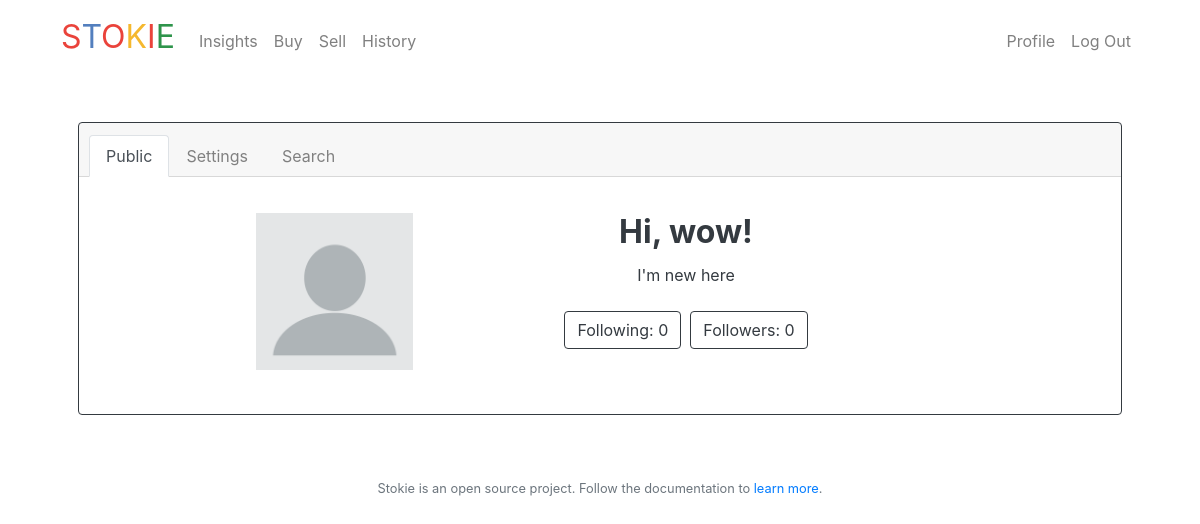
The page /profile (signed in) on the database as committed earlier.
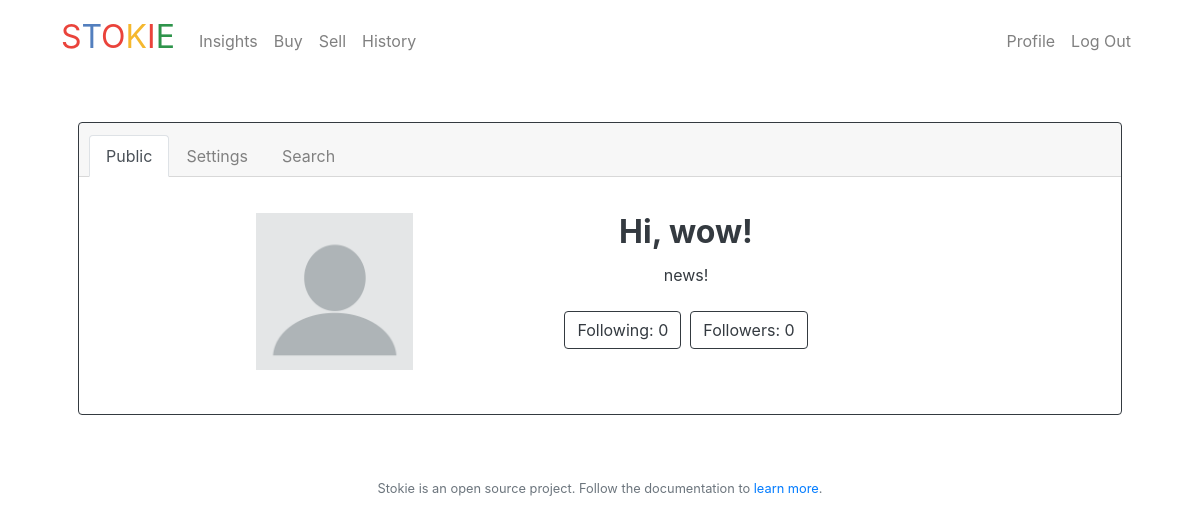
The same page on the database as committed later.
### tables this page shows
CREATE TABLE "users" ('id' INTEGER PRIMARY KEY AUTOINCREMENT NOT NULL, 'username' TEXT NOT NULL, 'hash' TEXT NOT NULL, 'cash' NUMERIC NOT NULL DEFAULT 10000.00, 'wealth' NUMERIC NOT NULL DEFAULT 10000.00, 'bio' TEXT, 'dp' TEXT NOT NULL DEFAULT 'png', 'email' TEXT, 'phone' TEXT);

### app.py (the view, shortened to what this page needs)
@app.route("/profile", methods=["GET", "POST"])
@login_required
def profile():
    userInfo = UserInfo()[0]
    dp = "static/dp/" + userInfo['username'] + "." + userInfo['dp']
    if not os.path.exists(dp):
        dp = "../static/dp/"+"default.png"
    else:
        dp = "../static/dp/" + userInfo['username'] + "." + userInfo['dp']
    if request.method == "GET":
        return render_template("my_profile.html", userInfo=userInfo, dp=dp)

### app.py (called while the page is built)
@app.after_request
def after_request(response):
    response.headers["Cache-Control"] = "no-cache, no-store, must-revalidate"
    response.headers["Expires"] = 0
    response.headers["Pragma"] = "no-cache"
    return response

def UserInfo():
    user_id_info = db.execute("SELECT * FROM users WHERE id = :id", id = session["user_id"])
    return user_id_info

### src/helpers.py (called while the page is built)
def login_required(f):
    @wraps(f)
    def decorated_function(*args, **kwargs):
        if session.get("user_id") is None:
            return redirect("/login")
        return f(*args, **kwargs)
    return decorated_function

### templates/my_profile.html (shortened to what this page needs)
{% extends "layout.html" %}
{% block main %}
        <div class="card border-dark mb-3 text-center">
            <div class="card-header">
              <ul class="nav nav-tabs card-header-tabs"  id="profile-list" role="tablist">
                <li class="nav-item">
                    {% if method is defined %}
                    <a class="nav-link" href="#public" role="tab" aria-controls="public" aria-selected="false">Public</a>
                    {% else %}
                    <a class="nav-link active" href="#public" role="tab" aria-controls="public" aria-selected="true">Public</a>
                    {% endif %}
                </li>
                <li class="nav-item">
                  <a class="nav-link" href="#settings" role="tab" aria-controls="settings" aria-selected="false">Settings</a>
                </li>
                <li class="nav-item">
                    {% if method is defined %}
                        <a class="nav-link active" href="#search" role="tab" aria-controls="search" aria-selected="true">Search</a>
                    {% else %}
                        <a class="nav-link" href="#search" role="tab" aria-controls="search" aria-selected="false">Search</a>
                    {% endif %}
                </li>
              </ul>
            </div>
            <div class="card-body text-dark">
                <div class="tab-content mt-3">
                    {% if method is defined %}
                    <div class="tab-pane" id="public" role="tabpanel" aria-labelledby="public-tab">
                    {% else %}
                    <div class="tab-pane active" id="public" role="tabpanel" aria-labelledby="public-tab">
                    {% endif %}
                        <div class="row">
                            <div class="col-4" style="text-align: right;">
                                <img src="{{ dp }}" style="max-width:50%; max-height:auto" alt="Profile Picture"><br /><br />
                            </div>
                            <div class="col-6">
                                <h2 class="card-title"><strong>Hi, {{ userInfo["username"] }}!</strong></h2>
                                <p class="card-text" style="text-align: center;">
                                    {{ userInfo["bio"] }}
                                <br /><br /><a href="" class="btn btn-outline-dark">Following: 0</a>&nbsp;
                                <a href="" class="btn btn-outline-dark">Followers: 0</a>
                                </p>
                            </div>
                        </div>
                    </div>
            </div>
          </div>
          </div>
{% endblock %}
{% block footer %}
<footer class="small text-center text-muted">
Stokie is an open source project. Follow the documentation to <a href="https://github.com/shridpant/stockie" target="_blank">learn more</a>.</p>
</footer>
{% endblock %}

### templates/layout.html (shortened to what this page needs)
<!DOCTYPE html>
<html lang="en">
    <head>
        <link href="https://maxcdn.bootstrapcdn.com/bootstrap/4.1.3/css/bootstrap.min.css" rel="stylesheet">
        <link href="/static/styles.css" rel="stylesheet">
    </head>
    <body>
    <div class="container">
        <nav class="navbar navbar-expand-md" style="background-color: transparent;">
            <a class="navbar-brand" href="/"><span class="red">S</span><span class="blue">T</span><span class="red">O</span><span class="yellow">K</span><span class="red">I</span><span class="green">E</span></a>
            <div class="collapse navbar-collapse" id="navbar">
                {% if session.user_id %}
                    <ul class="navbar-nav mr-auto mt-2">
                        <li class="nav-item"><a class="nav-link" href="/insights">Insights</a></li>
                        <li class="nav-item"><a class="nav-link" href="/buy">Buy</a></li>
                        <li class="nav-item"><a class="nav-link" href="/sell">Sell</a></li>
                        <li class="nav-item"><a class="nav-link" href="/history">History</a></li>
                    </ul>
                    <ul class="navbar-nav ml-auto mt-2">
                        <li class="nav-item"><a class="nav-link" href="/profile">Profile</a></li>
                        <li class="nav-item"><a class="nav-link" href="/logout">Log Out</a></li>
                    </ul>
                {% else %}
                    <ul class="navbar-nav ml-auto mt-2">
                        <li class="nav-item"><a class="nav-link" href="/register">Register</a></li>
                        <li class="nav-item"><a class="nav-link" href="/login">Log In</a></li>
                    </ul>
                {% endif %}
            </div>
        </nav>
    </div>
        <main class="container p-5">
            {% block main %}{% endblock %}
        </main>
        {% block footer %}{% endblock %}
    </body>
</html>

### static/styles.css (style rules this page uses)
nav .navbar-brand { font-size: xx-large; }
nav .navbar-brand .blue { color: #537fbe; }
nav .navbar-brand .red { color: #ea433b; }
nav .navbar-brand .yellow { color: #f5b82e; }
nav .navbar-brand .green { color: #2e944b; }
main { overflow-x: hidden; text-align: center; }
main img { max-width: 100%; }
.nav-link { color:#808080; }

Rows that differ between the two databases and show on the page:
changed users "wow": bio "I'm new here" → "news!"
